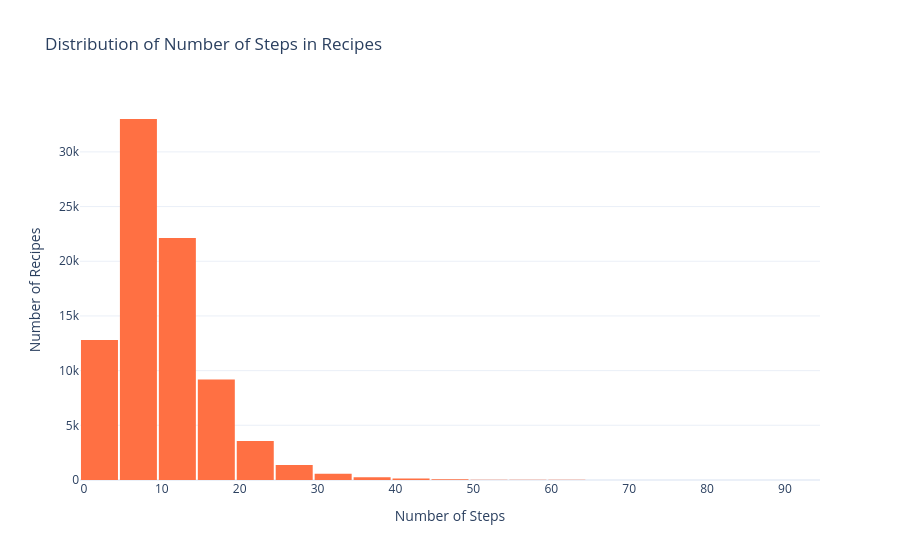

Notebook cell for this chart:
### Code cell
# Univariate Plot 2: Distribution of number of steps per recipe.
# Most recipes have fewer than 15 steps; distribution is right-skewed.
fig2 = px.histogram(
    df,
    x='n_steps',
    nbins=40,
    title='Distribution of Number of Steps in Recipes',
    labels={'n_steps': 'Number of Steps', 'count': 'Number of Recipes'},
    color_discrete_sequence=['#FF7043']
)
fig2.update_layout(
    xaxis_title='Number of Steps',
    yaxis_title='Number of Recipes',
    bargap=0.05,
    template='plotly_white'
)
fig2.show()
fig2.write_html('assets/n-steps-distribution.html', include_plotlyjs='cdn')

### Figure 1 — Plotly figure (JSON) as saved in the notebook; plotly's stock layout.template omitted (floating-point values rounded to 4 significant figures; data arrays with more than 128 entries replaced by an {"elided": "..."} marker saying what was removed)
{"data": [{"bingroup": "x", "hovertemplate": "Number of Steps=%{x}<br>count=%{y}<extra></extra>", "legendgroup": "", "marker": {"color": "#FF7043", "pattern": {"shape": ""}}, "name": "", "nbinsx": 40, "orientation": "v", "showlegend": false, "type": "histogram", "x": {"elided": "83194 int values"}, "xaxis": "x", "yaxis": "y"}], "layout": {"bargap": 0.05, "barmode": "relative", "legend": {"tracegroupgap": 0}, "title": {"text": "Distribution of Number of Steps in Recipes"}, "xaxis": {"anchor": "y", "domain": [0, 1], "title": {"text": "Number of Steps"}}, "yaxis": {"anchor": "x", "domain": [0, 1], "title": {"text": "Number of Recipes"}}}}
